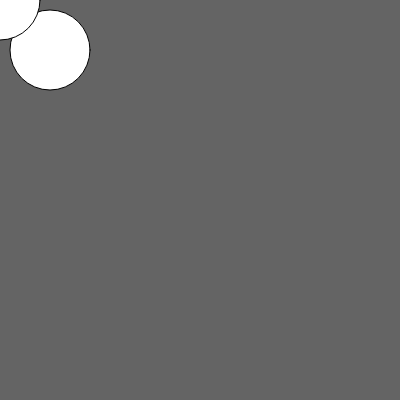
Frame 1 (no input)
Frame 60 (no input): identical to frame 1, image omitted
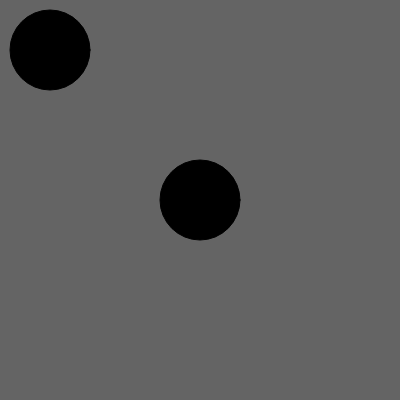
Frame 120 (the mouse pressed at the canvas centre since frame 60)

The p5.js sketch that drew these frames (run headless with seeded random() and noise() and a simulated clock; from frame 60 on, the mouse is pressed at the canvas centre):

// p5.js sketch
// ── sketch.js
function setup() {
  // put setup code here
  createCanvas(400, 400);
  background(100);
  ellipse(50,50,80,80);
}

function draw() {
  // put drawing code here
  background(100);
  ellipse(50,50,80,80);
  press();
}

function press(){
  if (mouseIsPressed) {
    fill(0);
  } else {
    fill(255);
  }
  ellipse(mouseX, mouseY, 80, 80);
}
